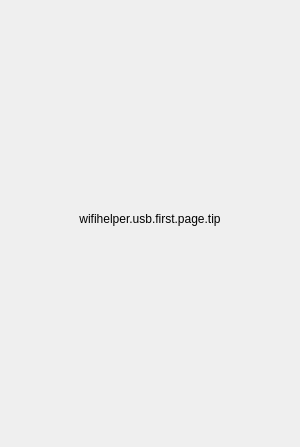
<?xml version="1.0" encoding="UTF-8"?>
<ui version="4.0">
 <class>PLSUSBStackView</class>
 <widget class="QWidget" name="PLSUSBStackView">
  <property name="geometry">
   <rect>
    <x>0</x>
    <y>0</y>
    <width>300</width>
    <height>447</height>
   </rect>
  </property>
  <layout class="QVBoxLayout" name="verticalLayout_2" stretch="15,55,20">
   <property name="spacing">
    <number>0</number>
   </property>
   <property name="sizeConstraint">
    <enum>QLayout::SetNoConstraint</enum>
   </property>
   <property name="leftMargin">
    <number>0</number>
   </property>
   <property name="topMargin">
    <number>0</number>
   </property>
   <property name="rightMargin">
    <number>0</number>
   </property>
   <property name="bottomMargin">
    <number>0</number>
   </property>
   <item>
    <spacer name="verticalSpacer">
     <property name="orientation">
      <enum>Qt::Vertical</enum>
     </property>
     <property name="sizeHint" stdset="0">
      <size>
       <width>20</width>
       <height>1</height>
      </size>
     </property>
    </spacer>
   </item>
   <item>
    <layout class="QVBoxLayout" name="verticalLayout">
     <property name="spacing">
      <number>0</number>
     </property>
     <property name="sizeConstraint">
      <enum>QLayout::SetNoConstraint</enum>
     </property>
     <item>
      <widget class="QFrame" name="ImageFrame">
       <property name="sizePolicy">
        <sizepolicy hsizetype="Preferred" vsizetype="Preferred">
         <horstretch>0</horstretch>
         <verstretch>0</verstretch>
        </sizepolicy>
       </property>
       <layout class="QHBoxLayout" name="horizontalLayout">
        <property name="spacing">
         <number>0</number>
        </property>
        <property name="sizeConstraint">
         <enum>QLayout::SetNoConstraint</enum>
        </property>
        <property name="leftMargin">
         <number>0</number>
        </property>
        <property name="topMargin">
         <number>0</number>
        </property>
        <property name="rightMargin">
         <number>0</number>
        </property>
        <property name="bottomMargin">
         <number>0</number>
        </property>
        <item>
         <spacer name="horizontalSpacer">
          <property name="orientation">
           <enum>Qt::Horizontal</enum>
          </property>
          <property name="sizeHint" stdset="0">
           <size>
            <width>1</width>
            <height>20</height>
           </size>
          </property>
         </spacer>
        </item>
        <item>
         <widget class="QLabel" name="pageLabel">
          <property name="minimumSize">
           <size>
            <width>100</width>
            <height>100</height>
           </size>
          </property>
          <property name="text">
           <string/>
          </property>
          <property name="alignment">
           <set>Qt::AlignCenter</set>
          </property>
         </widget>
        </item>
        <item>
         <spacer name="horizontalSpacer_2">
          <property name="orientation">
           <enum>Qt::Horizontal</enum>
          </property>
          <property name="sizeHint" stdset="0">
           <size>
            <width>1</width>
            <height>20</height>
           </size>
          </property>
         </spacer>
        </item>
       </layout>
      </widget>
     </item>
     <item>
      <widget class="QLabel" name="tipLabel">
       <property name="text">
        <string>wifihelper.usb.first.page.tip</string>
       </property>
       <property name="alignment">
        <set>Qt::AlignHCenter|Qt::AlignTop</set>
       </property>
       <property name="wordWrap">
        <bool>false</bool>
       </property>
      </widget>
     </item>
    </layout>
   </item>
   <item>
    <spacer name="verticalSpacer_4">
     <property name="orientation">
      <enum>Qt::Vertical</enum>
     </property>
     <property name="sizeType">
      <enum>QSizePolicy::Expanding</enum>
     </property>
     <property name="sizeHint" stdset="0">
      <size>
       <width>20</width>
       <height>1</height>
      </size>
     </property>
    </spacer>
   </item>
  </layout>
 </widget>
 <resources/>
 <connections/>
</ui>
